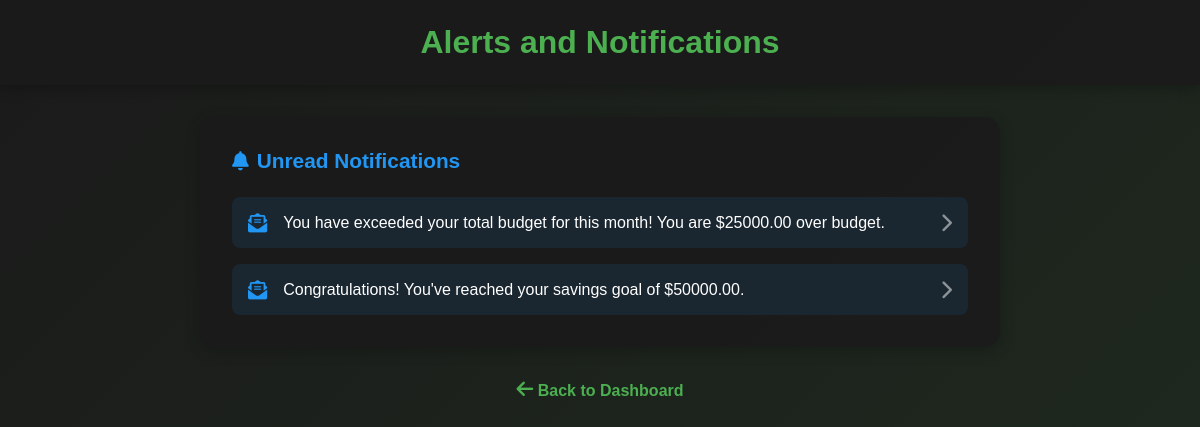
/alerts/ (signed in), run on an earlier commit of the app's database.
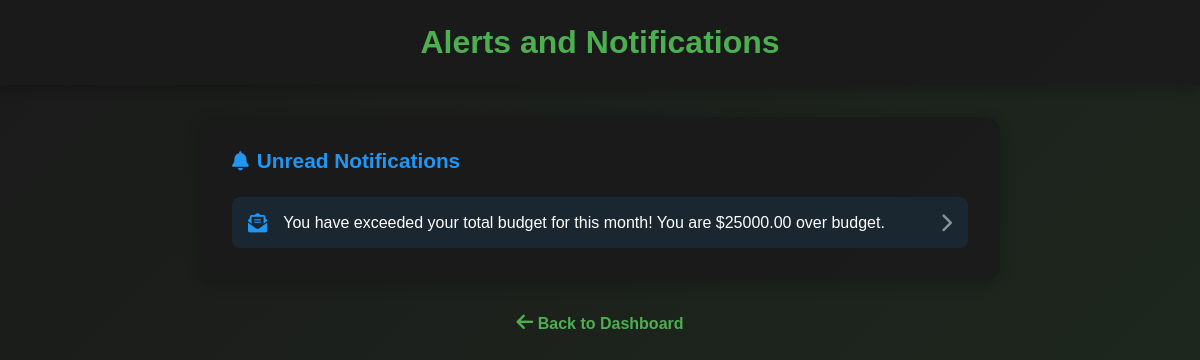
And on a later commit of the database.
### financeapp/models.py (models this page shows, shortened)
class Notification(models.Model):
    user = models.ForeignKey(User, on_delete=models.CASCADE, related_name='notifications')
    message = models.CharField(max_length=255)
    link = models.CharField(max_length=255, blank=True, null=True)
    is_read = models.BooleanField(default=False)
    created_at = models.DateTimeField(auto_now_add=True)

### financeapp/views.py (the view)
# urls.py: path('alerts/', views.alerts, name='alerts'),
@login_required
def alerts(request):
    unread_notifications = Notification.objects.filter(user=request.user, is_read=False) # pylint: disable=no-member
    context = {
        'unread_notifications': unread_notifications,
    }
    return render(request, 'alerts.html', context)

### financeapp/templates/alerts.html (shortened to what this page needs)
<!DOCTYPE html>
<html lang="en">
<head>
    {% load static %}
    <link rel="stylesheet" href="{% static 'css/alerts.css' %}">
    <link rel="stylesheet" href="https://cdnjs.cloudflare.com/ajax/libs/font-awesome/6.0.0-beta3/css/all.min.css">
</head>
<body>
    <header>
        <h1>Alerts and Notifications</h1>
    </header>
    <main>
        <div class="notifications-container">
            <div class="notifications-card">
                {% if unread_notifications %}
                    <h3><i class="fas fa-bell"></i> Unread Notifications</h3>
                    <ul class="notifications-list">
                        {% for notification in unread_notifications %}
                        <li class="notification-item">
                            {% if notification.link %}
                                <a href="{% url 'mark_notification_as_read' notification.id %}" class="notification-link">
                                    <i class="fas fa-envelope-open-text"></i>
                                    <span class="notification-message">{{ notification.message }}</span>
                                    <i class="fas fa-chevron-right arrow-icon"></i>
                                </a>
                            {% else %}
                                <div class="notification-content">
                                    <i class="fas fa-exclamation-circle"></i>
                                    <span class="notification-message">{{ notification.message }}</span>
                                </div>
                            {% endif %}
                        </li>
                        {% endfor %}
                    </ul>
                {% else %}
                    <div class="no-notifications">
                        <i class="fas fa-check-circle"></i>
                        <p>You have no unread notifications</p>
                    </div>
                {% endif %}
            </div>
        </div>
        <a href="{% url 'dashboard' %}" class="back-link">
            <i class="fas fa-arrow-left"></i> Back to Dashboard
        </a>
    </main>
</body>
</html>

What changed in the data, as far as the page shows it:
no longer on this page (row edited): Notification: message "Congratulations! You've reached your savings goal of $50000.00."
